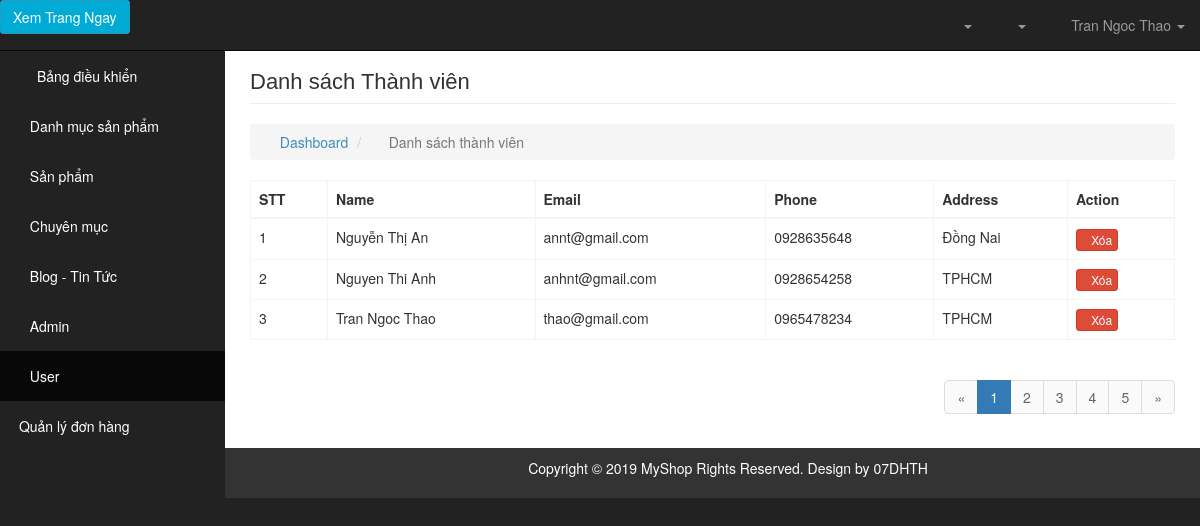
The page /codewebbanhang/admin/modules/user/index.php (signed in) on the database its author committed.
### tables this page shows
CREATE TABLE `users` (
  `id` int(11) NOT NULL,
  `name` varchar(100) DEFAULT NULL,
  `email` varchar(100) DEFAULT NULL,
  `phone` char(15) DEFAULT NULL,
  `address` varchar(100) DEFAULT NULL,
  `password` varchar(50) DEFAULT NULL,
  `avatar` varchar(100) DEFAULT NULL,
  `status` tinyint(4) DEFAULT '1',
  `token` varchar(50) DEFAULT NULL,
  `created_at` timestamp NULL DEFAULT NULL,
  `updated_at` timestamp NULL DEFAULT NULL ON UPDATE CURRENT_TIMESTAMP
);

### codewebbanhang/md-config/Database.php (called while the page is built, shortened)
<?php
    class Database
    {
        public $link;
        public function __construct()
        {
          $db = $this->link = mysqli_connect("localhost","root","","web_ban_hang")
                or die ();
           mysqli_set_charset($this->link,"utf8");
        }
        public function countTable($table)
        {
            $sql = "SELECT id FROM  {$table}";
            $result = mysqli_query($this->link, $sql) or die("Lỗi Truy Vấn countTable----" .mysqli_error($this->link));
            $num = mysqli_num_rows($result);
            return $num;
        }
         public  function fetchJone($table,$sql ,$page = 0,$row ,$pagi = false )
        {
            $data = [];
            if ($pagi == true )
            {
                $total = $this->countTable($table);
                $sotrang = ceil($total / $row);
                $start = ($page - 1 ) * $row ;
                $sql .= " LIMIT $start,$row";
                $data = [ "page" => $sotrang];
                $result = mysqli_query($this->link,$sql) or die("Lỗi truy vấn fetchJone ---- " .mysqli_error($this->link));
            }
            else
            {
                $result = mysqli_query($this->link,$sql) or die("Lỗi truy vấn fetchJone ---- " .mysqli_error($this->link));
            }
            if( $result)
            {
                while ($num = mysqli_fetch_assoc($result))
                {
                    $data[] = $num;
                }
            }
            return $data;
       }
    }
?>

### codewebbanhang/admin/autoload/autoload.php (called while the page is built, shortened)
<?php
    require_once __DIR__ ."/../../md-config/Database.php";
    $db= new Database();
?>

### codewebbanhang/admin/modules/user/index.php (the view, shortened to what this page needs)
<?php
    require_once __DIR__ ."/../../autoload/autoload.php";
    if(isset($_GET['page']))
    {
        $p = $_GET['page'];
    }
    else
    {
        $p = 1;
    }
    $sql = "SELECT users.* FROM users ORDER BY ID DESC";
    $admin = $db->fetchJone('users',$sql,$p, 20,true);
    if(isset($admin['page']))
    {
        unset($admin['page']);
    }
?>
<?php require_once __DIR__ ."/../../layouts/header.php"; ?>
<div class="row">
    <div class="col-lg-12">
        <h1 class="page-header">
            Danh sách Thành viên
        </h1>
        <ol class="breadcrumb">
            <li>
                <i class="fa fa-dashboard"></i>  <a href="./.">Dashboard</a>
            </li>
            <li class="active">
                <i class="fa fa-file"></i> Danh sách thành viên
            </li>
        </ol>
        </div>
</div>
<div class="row">
    <div class="col-md-12">
          <div class="table-responsive">
        <table class="table table-bordered table-hover">
            <thead>
                <tr>
                    <th>STT</th>
                    <th>Name</th>
                    <th>Email</th>
                    <th>Phone</th>
                    <th>Address</th>
                    <th>Action</th>
                </tr>
            </thead>
            <tbody>
                <?php $stt=1; foreach ($admin as $item): ?>
                    <tr>
                        <td><?php echo $stt ?></td>
                        <td><?php echo $item['name'] ?></td>
                        <td><?php echo $item['email'] ?></td>
                        <td><?php echo $item['phone'] ?></td>
                        <td><?php echo $item['address'] ?></td>
                        <td>
                            <a class="btn btn-xs btn-danger"href="delete.php?id=<?php echo $item['id'] ?>"><i class="fa fa-times"></i>Xóa</a>
                        </td>
                    </tr>
                <?php $stt++; endforeach; ?>
            </tbody>
        </table>
              <div class="pull-right">
              <nav aria-label="Page navigation">
                     <ul class="pagination">
                <li>
                    <a href="#" aria-label="Previous">
                    <span aria-hidden="true">&laquo;</span>
                    </a>
                </li>
                <li class="active"><a href="#">1</a></li>
                <li><a href="#">2</a></li>
                <li><a href="#">3</a></li>
                <li><a href="#">4</a></li>
                <li><a href="#">5</a></li>
                <li>
                    <a href="#" aria-label="Next">
                    <span aria-hidden="true">&raquo;</span>
                    </a>
                </li>
            </ul>
              </nav>
              </div>
    </div>
</div>
<?php require_once __DIR__ ."/../../layouts/footer.php"; ?>

### codewebbanhang/public/admin/css/sb-admin.css (style rules this page uses)
body { margin-top: 100px; background-color: #222; }
@media (min-width:768px) { body { margin-top: 50px; } }

### rows shown on the page
users: name "Nguyễn Thị An", email "annt@gmail.com", phone "0928635648", address "Đồng Nai"
users: name "Nguyen Thi Anh", email "anhnt@gmail.com", phone "0928654258", address "TPHCM"
users: name "Tran Ngoc Thao", email "thao@gmail.com", phone "0965478234", address "TPHCM"

### other values the page prints
$_SESSION['admin_name'] "Tran Ngoc Thao"
